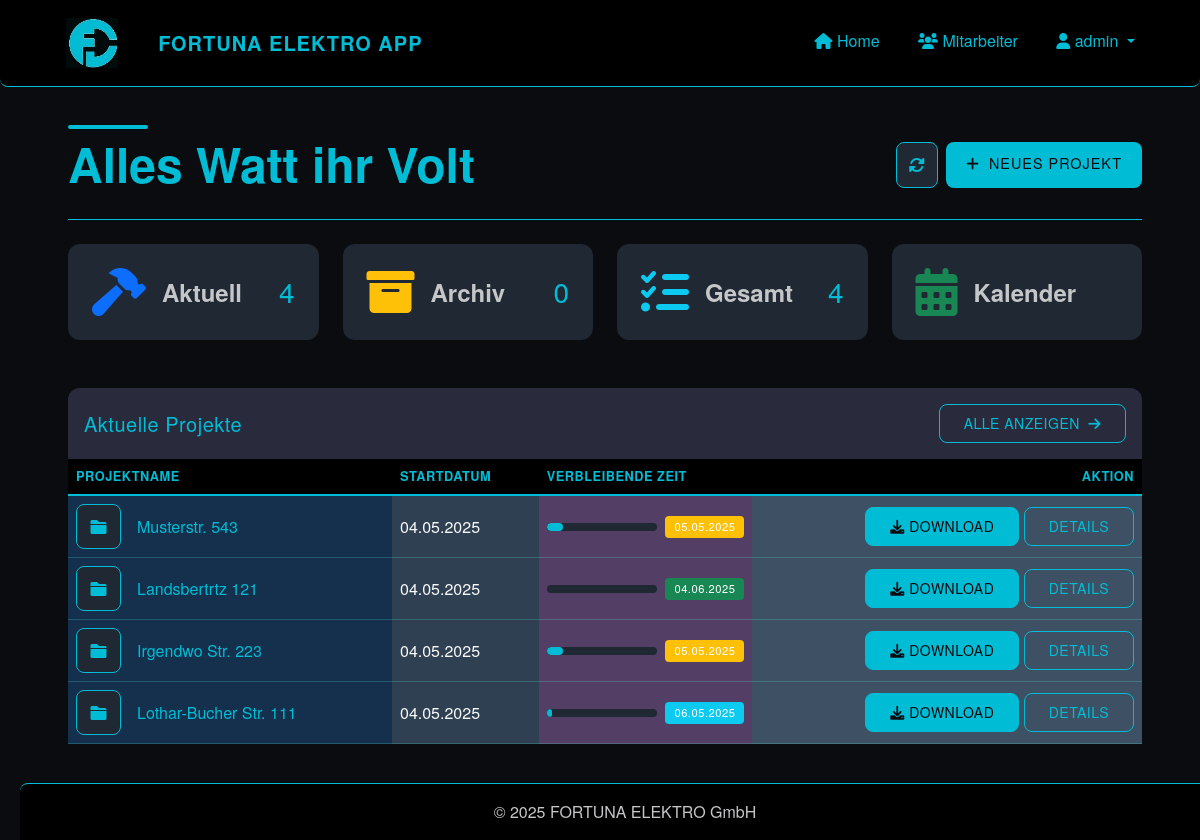
Page / (signed in) on the earlier database version.
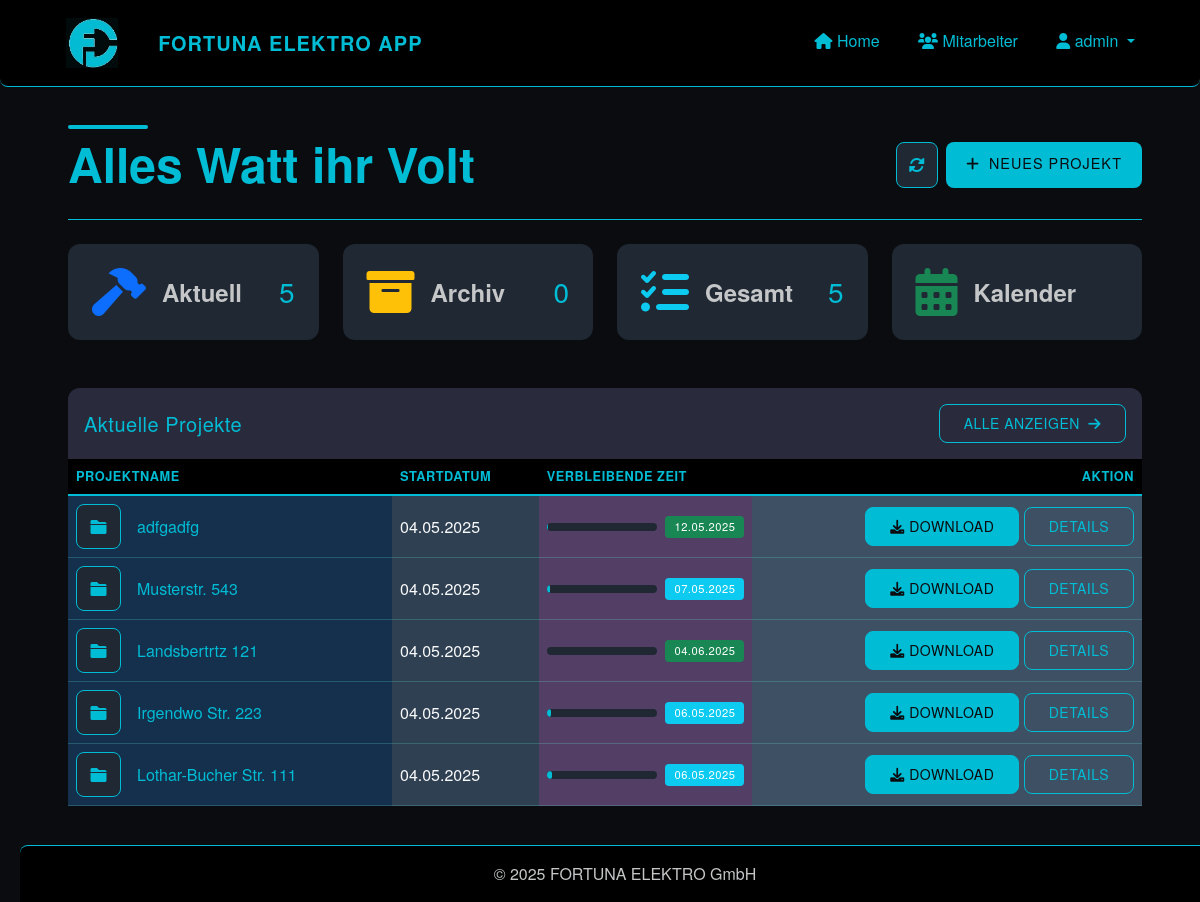
Same page on the later database version.
### app/models/user.py (models this page shows, shortened)
class User(UserMixin, db.Model):
    id = db.Column(db.Integer, primary_key=True)
    username = db.Column(db.String(64), unique=True, nullable=False)
    password_hash = db.Column(db.String(128), nullable=False)
    role = db.Column(db.String(20), nullable=False, default='installateur')  # 'admin' oder 'installateur'
    is_active = db.Column(db.Boolean, default=True)
    created_at = db.Column(db.DateTime, default=datetime.utcnow)
    projects = db.relationship('Project', backref='creator', lazy='dynamic')
    files = db.relationship('File', backref='uploader', lazy='dynamic')
    timesheets = db.relationship('Timesheet', backref='employee', lazy='dynamic')
    def is_admin(self):
        return self.role == 'admin'

### app/models/project.py (models this page shows, shortened)
class Project(db.Model):
    id = db.Column(db.Integer, primary_key=True)
    name = db.Column(db.String(128), nullable=False)  # Adresse als Projektname
    description = db.Column(db.Text)
    start_date = db.Column(db.DateTime, default=datetime.utcnow)
    end_date = db.Column(db.DateTime)
    status = db.Column(db.String(20), default='in_bearbeitung')  # 'in_bearbeitung', 'abgeschlossen', 'archiviert'
    creator_id = db.Column(db.Integer, db.ForeignKey('user.id'))
    files = db.relationship('File', backref='project', lazy='dynamic', cascade='all, delete-orphan')
    timesheets = db.relationship('Timesheet', backref='project', lazy='dynamic', cascade='all, delete-orphan')
    def get_progress_percentage(self):
        if not self.end_date or not self.start_date:
            return 0
        now = datetime.now()
        if now < self.start_date:
            return 0
        if now > self.end_date:
            return 100
        total_duration = (self.end_date - self.start_date).total_seconds()
        elapsed_time = (now - self.start_date).total_seconds()
        if total_duration == 0:
            return 100
        progress = (elapsed_time / total_duration) * 100
        return min(round(progress), 100)  # Ensure we don't exceed 100%
    def get_remaining_hours(self):
        if not self.end_date:
            return None
        now = datetime.now()
        time_diff = self.end_date - now
        total_hours = int(time_diff.total_seconds() / 3600)
        if total_hours < 0:
            return 0
        return total_hours

### app/routes/dashboard.py (the view)
@dashboard.route('/')
@login_required
def index():
    in_progress = Project.query.filter_by(status='in_bearbeitung').order_by(Project.start_date.desc()).all()
    archived = Project.query.filter_by(status='archiviert').order_by(Project.start_date.desc()).all()
    now = datetime.now()
    return render_template(
        'dashboard/index.html',
        title='Dashboard',
        in_progress=in_progress,
        archived=archived,
        now=now  # Add this line to pass the current datetime
    )

### app/templates/dashboard/index.html (shortened to what this page needs)
{% extends "base.html" %}
{% block content %}
<div class="container-fluid py-4">
    <div class="d-flex flex-column flex-md-row justify-content-between align-items-start align-items-md-center mb-4 gap-3">
        <div class="position-relative">
            <div class="dashboard-heading-decoration"></div>
            <h4 class="fw-bold mb-1 display-5 position-relative">Alles Watt ihr Volt</h4>
        </div>
        <div class="d-flex">
            <a href="{{ url_for('dashboard.index') }}" class="btn btn-light me-2 btn-refresh" aria-label="Aktualisieren">
                <i class="fas fa-sync-alt"></i>
            </a>
            <a href="{{ url_for('projects.new_project') }}" class="btn btn-gradient">
                <i class="fas fa-plus me-1"></i> Neues Projekt
            </a>
        </div>
    </div>
<div class="row g-4 mb-5">
    <div class="col-12 col-sm-6 col-lg-3">
        <div class="card h-100 border-0 shadow-hover stat-card custom-stat-card" data-bs-toggle="modal" data-bs-target="#projectsModal" data-tab-target="in-progress-tab">
            <div class="card-body p-4">
                <div class="d-flex align-items-center justify-content-between">
                    <div class="d-flex align-items-center gap-3">
                        <i class="fas fa-hammer fa-3x text-primary"></i>
                        <span class="text-muted fw-bold fs-4">Aktuell</span>
                    </div>
                    <h3 class="mb-0">{{ in_progress|length }}</h3>
                </div>
            </div>
        </div>
    </div>
    <div class="col-12 col-sm-6 col-lg-3">
        <div class="card h-100 border-0 shadow-hover stat-card custom-stat-card" data-bs-toggle="modal" data-bs-target="#projectsModal" data-tab-target="archived-tab">
            <div class="card-body p-4">
                <div class="d-flex align-items-center justify-content-between">
                    <div class="d-flex align-items-center gap-3">
                        <i class="fas fa-archive fa-3x text-warning"></i>
                        <span class="text-muted fw-bold fs-4">Archiv</span>
                    </div>
                    <h3 class="mb-0">{{ archived|length }}</h3>
                </div>
            </div>
        </div>
    </div>
    <div class="col-12 col-sm-6 col-lg-3">
        <div class="card h-100 border-0 shadow-hover stat-card custom-stat-card" data-bs-toggle="modal" data-bs-target="#projectsModal" data-tab-target="all-tab">
            <div class="card-body p-4">
                <div class="d-flex align-items-center justify-content-between">
                    <div class="d-flex align-items-center gap-3">
                        <i class="fas fa-tasks fa-3x text-info"></i>
                        <span class="text-muted fw-bold fs-4">Gesamt</span>
                    </div>
                    <h3 class="mb-0">{{ (in_progress|length) + (completed|length) + (archived|length) }}</h3>
                </div>
            </div>
        </div>
    </div>
    <div class="col-12 col-sm-6 col-lg-3">
        <div class="card h-100 border-0 shadow-hover stat-card custom-stat-card" data-bs-toggle="modal" data-bs-target="#projectsModal" data-tab-target="calendar-tab">
            <div class="card-body p-4">
                <div class="d-flex align-items-center justify-content-between">
                    <div class="d-flex align-items-center gap-3">
                        <i class="fas fa-calendar-alt fa-3x text-success"></i>
                        <span class="text-muted fw-bold fs-4">Kalender</span>
                    </div>
                </div>
            </div>
        </div>
    </div>
</div>
<div class="row mb-4">
    <div class="col-12">
        <div class="card border-0 shadow-hover aktuelle-projekte">
            <div class="card-header border-0 py-3">
                <div class="d-flex justify-content-between align-items-center">
                    <h5 class="mb-0">Aktuelle Projekte</h5>
                    <button class="btn btn-sm btn-outline-primary" data-bs-toggle="modal" data-bs-target="#projectsModal">
                        Alle anzeigen <i class="fas fa-arrow-right ms-1"></i>
                    </button>
                </div>
            </div>
            <div class="card-body p-0">
                {% if in_progress %}
                    <div class="table-responsive">
                        <table class="table table-hover align-middle mb-0">
                            <thead>
                                <tr>
                                    <th>Projektname</th>
                                    <th class="d-none d-md-table-cell">Startdatum</th>
                                    <th class="d-none d-lg-table-cell">Verbleibende Zeit</th>
                                    <th class="text-end">Aktion</th>
                                </tr>
                            </thead>
                            <tbody>
                                {% for project in in_progress[:5] %}
                                    <tr>
                                        <td style="background-color: #14304d">
                                            <div class="d-flex align-items-center">
                                                <div class="project-icon me-3">
                                                    <i class="fas fa-folder" style="color: var(--accent);"></i>
                                                </div>
                                                <div>
                                                    <h6 class="mb-0">{{ project.name }}</h6>
                                                </div>
                                            </div>
                                        </td>
                                        <td class="d-none d-md-table-cell text-light" style="background-color: #2f4052">{{ project.start_date.strftime('%d.%m.%Y') }}</td>
                                        <td class="d-none d-lg-table-cell" style="background-color: #533f66">
                                            {% if project.end_date %}
                                                <div class="d-flex align-items-center">
                                                    <div class="progress flex-grow-1 me-2" style="height: 8px; background-color: var(--primary-light);">
                                                        <div class="progress-bar" role="progressbar"
                                                             style="width: {{ project.get_progress_percentage() }}%; background-color: var(--accent);"
                                                             aria-valuenow="{{ project.get_progress_percentage() }}" aria-valuemin="0" aria-valuemax="100"></div>
                                                    </div>
                                                    <span class="badge countdown-badge
                                                        {% if not project.end_date %}
                                                            bg-secondary
                                                        {% elif project.get_remaining_hours() > 168 %}
                                                            bg-success
                                                        {% elif project.get_remaining_hours() > 24 %}
                                                            bg-info
                                                        {% elif project.get_remaining_hours() > 0 %}
                                                            bg-warning
                                                        {% else %}
                                                            bg-danger
                                                        {% endif %}">
                                                        {% if project.get_remaining_hours() is not none %}
                                                        {% if project.end_date %}
                                                        {{ project.end_date.strftime('%d.%m.%Y') }}
                                                        {% else %}
                                                            Kein Enddatum
                                                        {% endif %}
                                                        {% else %}
                                                            Kein Enddatum
                                                        {% endif %}
                                                    </span>
                                                </div>
                                            {% else %}
                                                <span class="badge bg-secondary">Kein Enddatum</span>
                                            {% endif %}
                                        </td>
                                        <td class="text-end" style="background-color: #3e5063">
                                            <a href="{{ url_for('files.download_project', project_id=project.id) }}" class="btn btn-sm btn-primary">
                                                <i class="fas fa-download"></i> Download
                                            </a>
                                            <a href="{{ url_for('projects.view_project', project_id=project.id) }}" class="btn btn-sm btn-outline-primary">
                                                Details
                                            </a>
                                        </td>
                                    </tr>
                                {% endfor %}
                            </tbody>
                        </table>
                    </div>
                {% endif %}
            </div>
        </div>
    </div>
</div>
                        {% set all_projects = in_progress + archived %}
{% endblock %}

### app/templates/base.html (shortened to what this page needs)
<!DOCTYPE html>
<html lang="de">
<head>
    <link href="https://cdn.jsdelivr.net/npm/bootstrap@5.3.0/dist/css/bootstrap.min.css" rel="stylesheet">
    <link rel="stylesheet" href="https://cdnjs.cloudflare.com/ajax/libs/font-awesome/6.0.0/css/all.min.css">
    <link rel="stylesheet" href="{{ url_for('static', filename='css/style.css') }}">
</head>
<body>
<nav class="navbar navbar-expand-lg navbar-dark mb-4">
    <div class="container position-relative">
        <a class="navbar-brand d-flex align-items-center" href="{{ url_for('dashboard.index') }}">
            <img src="{{ url_for('static', filename='img/logo.jpg') }}" alt="Fortuna Elektro Logo"
                 style="height: 50px; width: auto; max-height: 90%; margin-right: 40px; margin-left: 30px;">
            <span style="color: var(--accent)">FORTUNA ELEKTRO APP</span>
        </a>
        <div class="collapse navbar-collapse" id="navbarNav">
            <ul class="navbar-nav ms-auto">
                {% if current_user.is_authenticated %}
                    <li class="nav-item">
                        <a class="nav-link" href="{{ url_for('dashboard.index') }}">
                            <i class="fas fa-home"></i> Home
                        </a>
                    </li>
                    {% if current_user.is_admin() %}
                        <li class="nav-item">
                            <a class="nav-link" href="{{ url_for('admin.list_users') }}">
                                <i class="fas fa-users"></i> Mitarbeiter
                            </a>
                        </li>
                    {% endif %}
                    <li class="nav-item dropdown">
                        <a class="nav-link dropdown-toggle" href="#" role="button" data-bs-toggle="dropdown">
                            <i class="fas fa-user"></i> {{ current_user.username }}
                        </a>
                    </li>
                {% else %}
                    <li class="nav-item">
                        <a class="nav-link" href="{{ url_for('auth.login') }}">
                            <i class="fas fa-sign-in-alt"></i> Anmelden
                        </a>
                    </li>
                {% endif %}
            </ul>
        </div>
    </div>
</nav>
    <div class="container mb-5">
        {% block content %}{% endblock %}
    </div>
    <footer class="footer mt-auto py-3">
        <div class="container text-center">
            <span class="text-muted">&copy; 2025 FORTUNA ELEKTRO GmbH</span>
        </div>
    </footer>
</body>
</html>

Differences in the rows shown:
added Project: name "adfgadfg", start_date "04.05.2025", end_date "12.05.2025"
changed Project "Musterstr. 543": {{ project.get_progress_percentage() }} 15 → 3 (drawn); end_date "05.05.2025" → "07.05.2025"
changed Project "Irgendwo Str. 223": {{ project.get_progress_percentage() }} 15 → 4 (drawn); end_date "05.05.2025" → "06.05.2025"
Other differences:
{{ in_progress|length }}: "4" → "5"
{{ (in_progress|length) + (completed|length) + (archived|length) }}: "4" → "5"
